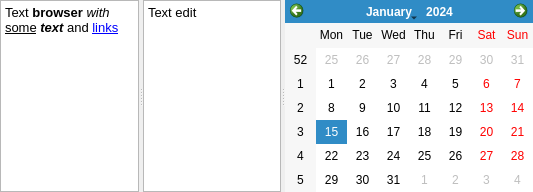
             <widget class="QSplitter" name="splitter">
              <property name="orientation">
               <enum>Qt::Horizontal</enum>
              </property>
              <widget class="QTextBrowser" name="textBrowser">
               <property name="undoRedoEnabled">
                <bool>true</bool>
               </property>
               <property name="html">
                <string notr="true">&lt;!DOCTYPE HTML PUBLIC &quot;-//W3C//DTD HTML 4.0//EN&quot; &quot;http://www.w3.org/TR/REC-html40/strict.dtd&quot;&gt;
&lt;html&gt;&lt;head&gt;&lt;meta name=&quot;qrichtext&quot; content=&quot;1&quot; /&gt;&lt;meta charset=&quot;utf-8&quot; /&gt;&lt;style type=&quot;text/css&quot;&gt;
p, li { white-space: pre-wrap; }
&lt;/style&gt;&lt;/head&gt;&lt;body style=&quot; font-family:'Noto Sans'; font-size:10pt; font-weight:400; font-style:normal;&quot;&gt;
&lt;p style=&quot; margin-top:0px; margin-bottom:0px; margin-left:0px; margin-right:0px; -qt-block-indent:0; text-indent:0px;&quot;&gt;&lt;span style=&quot; font-family:'MS Shell Dlg 2';&quot;&gt;Text &lt;/span&gt;&lt;span style=&quot; font-family:'MS Shell Dlg 2'; font-weight:600;&quot;&gt;browser&lt;/span&gt;&lt;span style=&quot; font-family:'MS Shell Dlg 2';&quot;&gt; &lt;/span&gt;&lt;span style=&quot; font-family:'MS Shell Dlg 2'; font-style:italic;&quot;&gt;with&lt;/span&gt;&lt;span style=&quot; font-family:'MS Shell Dlg 2';&quot;&gt; &lt;/span&gt;&lt;span style=&quot; font-family:'MS Shell Dlg 2'; text-decoration: underline;&quot;&gt;some&lt;/span&gt;&lt;span style=&quot; font-family:'MS Shell Dlg 2';&quot;&gt; &lt;/span&gt;&lt;span style=&quot; font-family:'MS Shell Dlg 2'; font-weight:600; font-style:italic;&quot;&gt;text &lt;/span&gt;&lt;span style=&quot; font-family:'MS Shell Dlg 2';&quot;&gt;and &lt;/span&gt;&lt;a href=&quot;http://google.com&quot;&gt;&lt;span style=&quot; font-family:'MS Shell Dlg 2'; text-decoration: underline; color:#0000ff;&quot;&gt;links&lt;/span&gt;&lt;/a&gt;&lt;/p&gt;&lt;/body&gt;&lt;/html&gt;</string>
               </property>
               <property name="openLinks">
                <bool>false</bool>
               </property>
              </widget>
              <widget class="QTextEdit" name="textEdit">
               <property name="html">
                <string notr="true">&lt;!DOCTYPE HTML PUBLIC &quot;-//W3C//DTD HTML 4.0//EN&quot; &quot;http://www.w3.org/TR/REC-html40/strict.dtd&quot;&gt;
&lt;html&gt;&lt;head&gt;&lt;meta name=&quot;qrichtext&quot; content=&quot;1&quot; /&gt;&lt;meta charset=&quot;utf-8&quot; /&gt;&lt;style type=&quot;text/css&quot;&gt;
p, li { white-space: pre-wrap; }
&lt;/style&gt;&lt;/head&gt;&lt;body style=&quot; font-family:'Noto Sans'; font-size:10pt; font-weight:400; font-style:normal;&quot;&gt;
&lt;p style=&quot; margin-top:0px; margin-bottom:0px; margin-left:0px; margin-right:0px; -qt-block-indent:0; text-indent:0px;&quot;&gt;&lt;span style=&quot; font-family:'MS Shell Dlg 2';&quot;&gt;Text edit&lt;/span&gt;&lt;/p&gt;&lt;/body&gt;&lt;/html&gt;</string>
               </property>
              </widget>
              <widget class="QCalendarWidget" name="calendarWidget"/>
             </widget>
